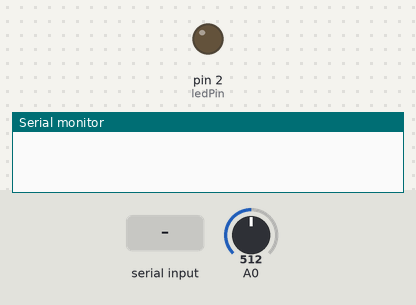
Recording of a sketch running on a simulated Arduino Uno, built with avr-gcc and run on an emulated ATmega328P. Shown: output pins drawn as LEDs (lit = HIGH), the last lines printed to the serial monitor. The test bench sets the inputs (shaded band); at power-on: A0 = 512.

Above: at 1.2 s.
1.3 s: "ALARM ON\n" received over Serial
At 2.3 s:
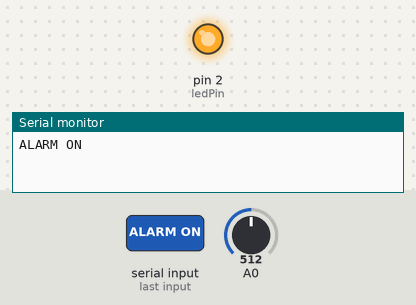
2.8 s: "START\n" received over Serial
4.3 s: "STOP\n" received over Serial
Timing chart, 0 to 7.3 s (numbered marks = the images above; inputs shaded):
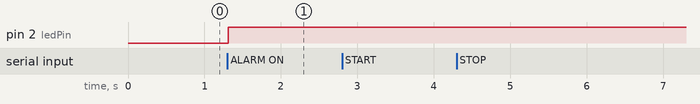

Measured:
- after the input at 1.3 s, pin 2 (ledPin): LOW → HIGH at once

The sketch:

photores_alarm.ino
```cpp
#include <string.h>

char command[50];
int index = 0;
bool commandFinished = false;

const int ledPin = 2;
int photoResValue = 0;

int RATE = 100;
int lastMeasurement = 0;

bool RUNNING = false;
bool GET = false;

void setup() {
  Serial.begin(9600);
  pinMode(ledPin, OUTPUT);
}

void updateCommand(){
  //  If we have bytes to read
  if(Serial.available()){
    char c = Serial.read();

    // The command that we were given has finished
    if (c == '\n'){
      commandFinished = true;
      index = 0;
    } else {

      // Add character, in else case as don't want \n in command
      command[index++] = c;
    }
  }

}

void executeCommand(){

  if(strcmp(command, "START") == 0){
    RUNNING = true;
    Serial.println("START");
  } else if (strcmp(command, "STOP") == 0){
    RUNNING = false;
    Serial.println("STOP");
  } else if (strcmp(command, "GET") == 0){
    GET = true;

    lastMeasurement = millis();
    photoResValue = analogRead(A0);

    Serial.print("LIGHT:");
    Serial.println(photoResValue);

  } else if (strcmp(command, "ALARM ON") == 0){
    digitalWrite(ledPin, HIGH);
    Serial.println("ALARM ON");

  } else if (strcmp(command, "ALARM OFF") == 0){
    digitalWrite(ledPin, LOW);
    Serial.println("ALARM OFF");

  } else {

    char rate_string[4];
    char rate_value[45];

    int rate_value_index = 0;

    for(int i = 0; i < 50; i++){
      if(i < 4){
        rate_string[i] = command[i];
      }

      else if(i == 4){
        continue;
      }

      else if(command[i] == '\n')
        break;

      else{
        rate_value[rate_value_index++] = command[i];
      }
    }

    if (strcmp(rate_string, "RATE")){

      RATE = atoi(rate_value);
      Serial.print("RATE ");
      Serial.println(RATE);
    }
  }
  clearCommand();
}

void clearCommand(){
  for(int i = 0; i < 50; i++){
    command[i] = NULL;
  }
}

void loop() {

  updateCommand();

  if(commandFinished){
    commandFinished = false;
    executeCommand();
  }

  runProgram();

}

void runProgram(){
  if(!RUNNING){
    return;
  }

  if(millis() > lastMeasurement + RATE){

    lastMeasurement = millis();
    photoResValue = analogRead(A0);

    Serial.print("LIGHT:");
    Serial.println(photoResValue);
  }

}
```
